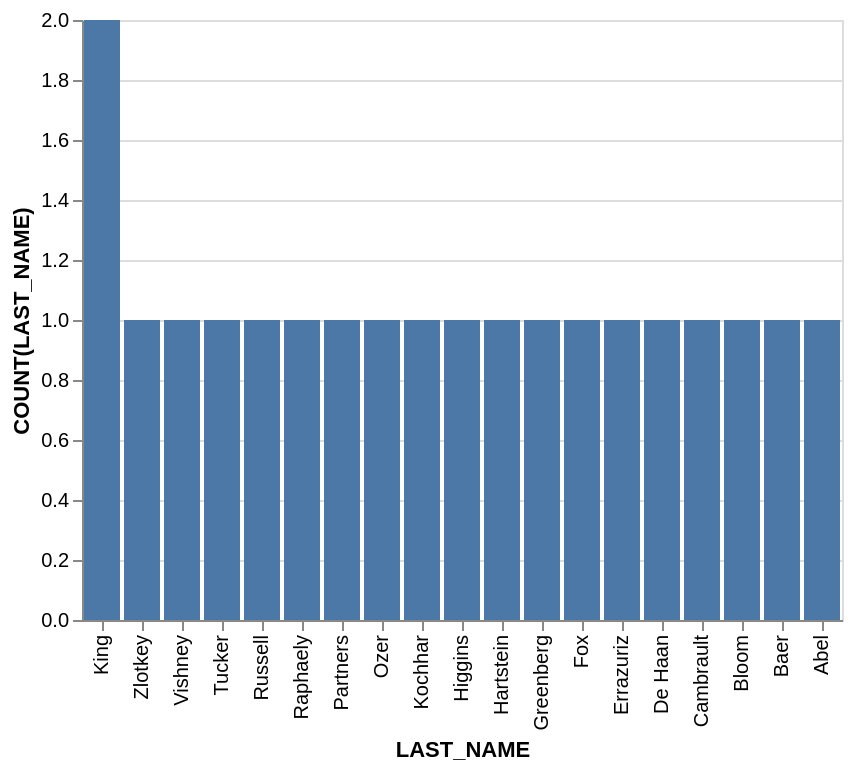

Vega-Lite specification stored for this chart:
### Vega-Lite specification from a JSON file in a GitHub repository (floating-point values rounded to 4 significant figures)
{"data": {"values": [{"x_data": "King", "y_data": 2}, {"x_data": "Zlotkey", "y_data": 1}, {"x_data": "Vishney", "y_data": 1}, {"x_data": "Tucker", "y_data": 1}, {"x_data": "Russell", "y_data": 1}, {"x_data": "Raphaely", "y_data": 1}, {"x_data": "Partners", "y_data": 1}, {"x_data": "Ozer", "y_data": 1}, {"x_data": "Kochhar", "y_data": 1}, {"x_data": "Higgins", "y_data": 1}, {"x_data": "Hartstein", "y_data": 1}, {"x_data": "Greenberg", "y_data": 1}, {"x_data": "Fox", "y_data": 1}, {"x_data": "Errazuriz", "y_data": 1}, {"x_data": "De Haan", "y_data": 1}, {"x_data": "Cambrault", "y_data": 1}, {"x_data": "Bloom", "y_data": 1}, {"x_data": "Baer", "y_data": 1}, {"x_data": "Abel", "y_data": 1}]}, "mark": "bar", "encoding": {"x": {"field": "x_data", "type": "nominal", "title": "LAST_NAME", "sort": {"op": "sum", "field": "y_data", "order": "descending"}}, "y": {"field": "y_data", "type": "quantitative", "title": "COUNT(LAST_NAME)"}}}
